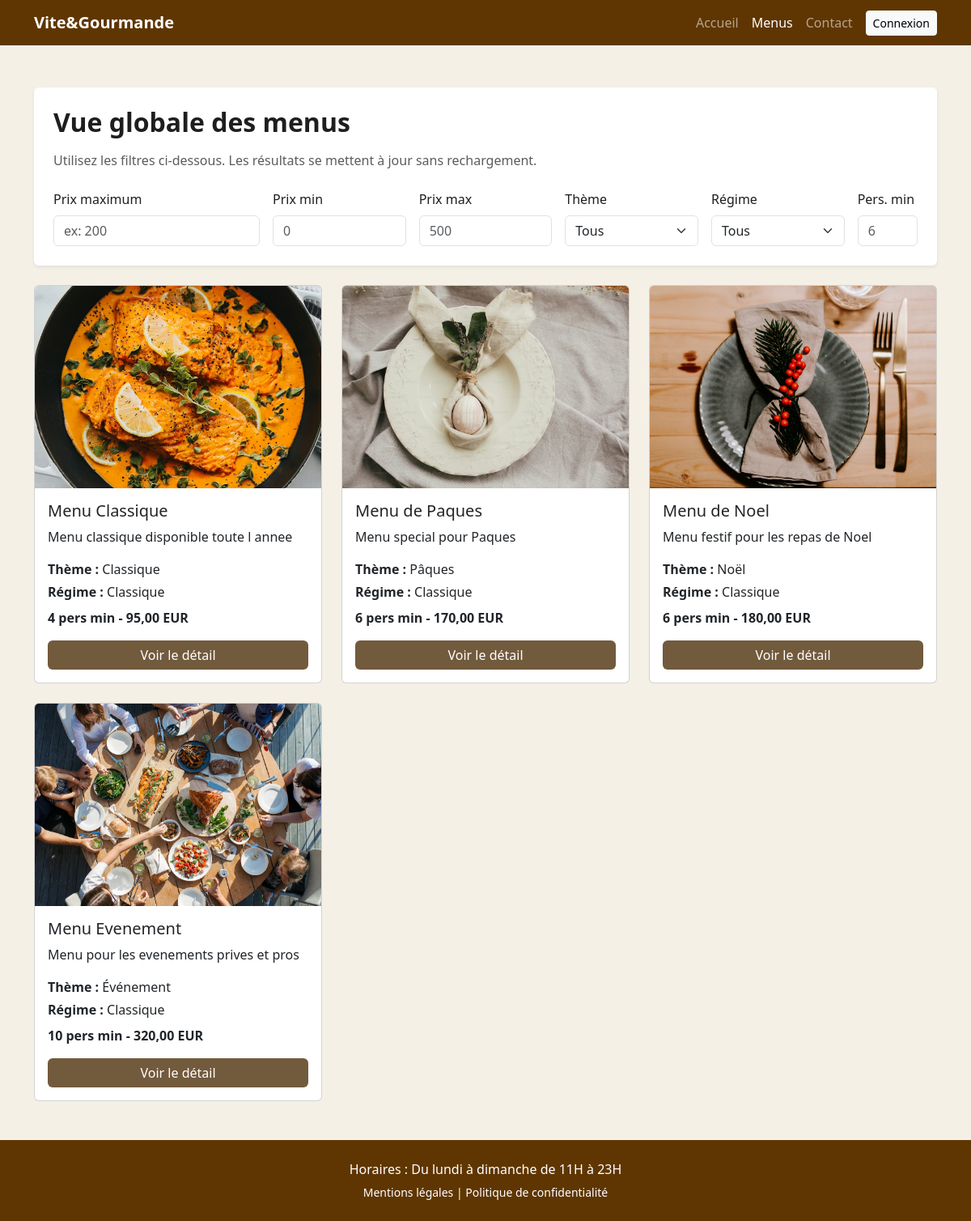
Screenshot of /pages/menus.php with the database file from the repository.
### tables this page shows
CREATE TABLE IF NOT EXISTS menus (
    id INT UNSIGNED AUTO_INCREMENT PRIMARY KEY,
    nom VARCHAR(120) NOT NULL,
    description TEXT NULL,
    nb_personnes_min INT UNSIGNED NOT NULL DEFAULT 1,
    prix_minimum DECIMAL(10,2) NOT NULL DEFAULT 0.00,
    actif TINYINT(1) NOT NULL DEFAULT 1,
    created_at TIMESTAMP NOT NULL DEFAULT CURRENT_TIMESTAMP,
    INDEX idx_menus_actif (actif)
);

### pages/menus.php (the view, shortened to what this page needs)
<?php
require_once __DIR__ . '/../config/database.php';
$stmt = $pdo->query(
    "SELECT id, nom, description, nb_personnes_min, prix_minimum,
            CASE id
                WHEN 1 THEN 'Noël'
                WHEN 2 THEN 'Pâques'
                WHEN 3 THEN 'Événement'
                ELSE 'Classique'
            END AS theme,
            'Classique' AS regime,
            CASE id
                WHEN 1 THEN '/images/noel.avif'
                WHEN 2 THEN '/images/paque.avif'
                WHEN 3 THEN '/images/evenement.avif'
                ELSE '/images/classique.avif'
            END AS image_path
     FROM menus
     WHERE actif = TRUE
     ORDER BY prix_minimum ASC"
);
$menus = $stmt->fetchAll(PDO::FETCH_ASSOC);
function getMenuDetailLink(int $menuId): string
{
    if ($menuId === 1) {
        return '/pages/menu-noel.php';
    }
    if ($menuId === 2) {
        return '/pages/menu-paque.php';
    }
    if ($menuId === 3) {
        return '/pages/menu-evenement.php';
    }
    return '/pages/menu-classique.php';
}
?>
<!DOCTYPE html>
<html lang="fr">
<head>
    <link href="https://cdn.jsdelivr.net/npm/bootstrap@5.3.2/dist/css/bootstrap.min.css" rel="stylesheet">
    <link rel="stylesheet" href="/styles/style.css">
</head>
<body>
<header>
    <nav class="navbar navbar-expand-lg navbar-dark bg-bordeaux fixed-top">
        <div class="container">
            <a class="navbar-brand fw-bold" href="/pages/index.html">Vite&Gourmande</a>
            <div class="collapse navbar-collapse" id="navbarContent">
                <ul class="navbar-nav ms-lg-auto text-center">
                    <li class="nav-item"><a class="nav-link" href="/pages/index.html">Accueil</a></li>
                    <li class="nav-item"><a class="nav-link active" href="/pages/menus.php">Menus</a></li>
                    <li class="nav-item"><a class="nav-link" href="/pages/contact.php">Contact</a></li>
                    <li class="nav-item mt-2 mt-lg-0"><a class="btn btn-light btn-sm ms-lg-2" href="/pages/login.php">Connexion</a></li>
                </ul>
            </div>
        </div>
    </nav>
</header>
<main class="container py-5">
    <section class="bg-white rounded shadow-sm p-4 mb-4">
        <h2 class="mb-3">Vue globale des menus</h2>
        <p class="text-muted mb-4">Utilisez les filtres ci-dessous. Les résultats se mettent à jour sans rechargement.</p>
        <div class="row g-3" id="menu-filters">
            <div class="col-12 col-md-3">
                <label class="form-label" for="prix-max">Prix maximum</label>
                <input id="prix-max" type="number" min="0" class="form-control" placeholder="ex: 200">
            </div>
            <div class="col-6 col-md-2">
                <label class="form-label" for="prix-min-range">Prix min</label>
                <input id="prix-min-range" type="number" min="0" class="form-control" placeholder="0">
            </div>
            <div class="col-6 col-md-2">
                <label class="form-label" for="prix-max-range">Prix max</label>
                <input id="prix-max-range" type="number" min="0" class="form-control" placeholder="500">
            </div>
            <div class="col-12 col-md-2">
                <label class="form-label" for="theme">Thème</label>
                <select id="theme" class="form-select">
                    <option value="">Tous</option>
                </select>
            </div>
            <div class="col-12 col-md-2">
                <label class="form-label" for="regime">Régime</label>
                <select id="regime" class="form-select">
                    <option value="">Tous</option>
                </select>
            </div>
            <div class="col-12 col-md-1">
                <label class="form-label" for="nb-pers">Pers. min</label>
                <input id="nb-pers" type="number" min="1" class="form-control" placeholder="6">
            </div>
        </div>
    </section>
    <section>
        <div class="row g-4" id="menus-grid">
            <?php foreach ($menus as $menu): ?>
                <div class="col-12 col-md-6 col-lg-4 menu-card"
                     data-price="<?php echo htmlspecialchars((string) $menu['prix_minimum']); ?>"
                     data-theme="<?php echo htmlspecialchars($menu['theme']); ?>"
                     data-regime="<?php echo htmlspecialchars($menu['regime']); ?>"
                     data-min-persons="<?php echo (int) $menu['nb_personnes_min']; ?>">
                    <article class="card h-100">
                        <img src="<?php echo htmlspecialchars($menu['image_path']); ?>" class="card-img-top" alt="<?php echo htmlspecialchars($menu['nom']); ?>">
                        <div class="card-body d-flex flex-column">
                            <h3 class="h5 card-title"><?php echo htmlspecialchars($menu['nom']); ?></h3>
                            <p class="card-text flex-grow-1"><?php echo htmlspecialchars($menu['description'] ?? 'Menu sans description.'); ?></p>
                            <p class="mb-1"><strong>Thème :</strong> <?php echo htmlspecialchars($menu['theme']); ?></p>
                            <p class="mb-2"><strong>Régime :</strong> <?php echo htmlspecialchars($menu['regime']); ?></p>
                            <p class="fw-bold"><?php echo (int) $menu['nb_personnes_min']; ?> pers min - <?php echo number_format((float) $menu['prix_minimum'], 2, ',', ' '); ?> EUR</p>
                            <a href="<?php echo htmlspecialchars(getMenuDetailLink((int) $menu['id'])); ?>" class="btn btn-primary w-100">Voir le détail</a>
                        </div>
                    </article>
                </div>
            <?php endforeach; ?>
        </div>
    </section>
</main>
<footer class="bg-bordeaux text-white text-center p-4">
    <p class="mb-1">Horaires : Du lundi à dimanche de 11H à 23H</p>
    <small>
        <a href="/pages/mentions-legales.php" class="text-white text-decoration-none">Mentions légales</a> |
        <a href="/pages/mentions-legales.php" class="text-white text-decoration-none">Politique de confidentialité</a>
    </small>
</footer>
</body>
</html>

### styles/style.css (style rules this page uses)
body { font-family: system-ui, -apple-system, BlinkMacSystemFont, 'Segoe UI', Roboto, Oxygen, Ubuntu, Cantarell, 'Open Sans', 'Helvetica Neue', sans-serif; background-color: #f5f0e6; color: #1e1e1e; padding-top: 60px; min-height: 100vh; display: flex; flex-direction: column; }
footer { margin-top: auto; }
.navbar .container { align-items: center; }
@media (min-width: 992px) { .navbar-nav { align-items: center; } }
@media (min-width: 992px) { .navbar-nav .nav-item:last-child .btn { margin-left: 0.5rem; } }
h1, h2 { font-weight: 700; }
.bg-bordeaux { background-color: rgb(95, 54, 1) !important; }
.btn-primary { background-color: rgba(70, 39, 0, 0.76); border: none; }
.card img { object-fit: cover; height: 200px; }
@media (min-width: 768px) { .card img { height: 250px; } }

### rows the page displays
menus: shows a picture, nom "Menu Classique", description "Menu classique disponible toute l annee", theme "Classique", regime "Classique", nb_personnes_min "4", prix_minimum "95,00"
menus: shows a picture, nom "Menu de Paques", description "Menu special pour Paques", theme "Pâques", regime "Classique", nb_personnes_min "6", prix_minimum "170,00"
menus: shows a picture, nom "Menu de Noel", description "Menu festif pour les repas de Noel", theme "Noël", regime "Classique", nb_personnes_min "6", prix_minimum "180,00"
menus: shows a picture, nom "Menu Evenement", description "Menu pour les evenements prives et pros", theme "Événement", regime "Classique", nb_personnes_min "10", prix_minimum "320,00"
